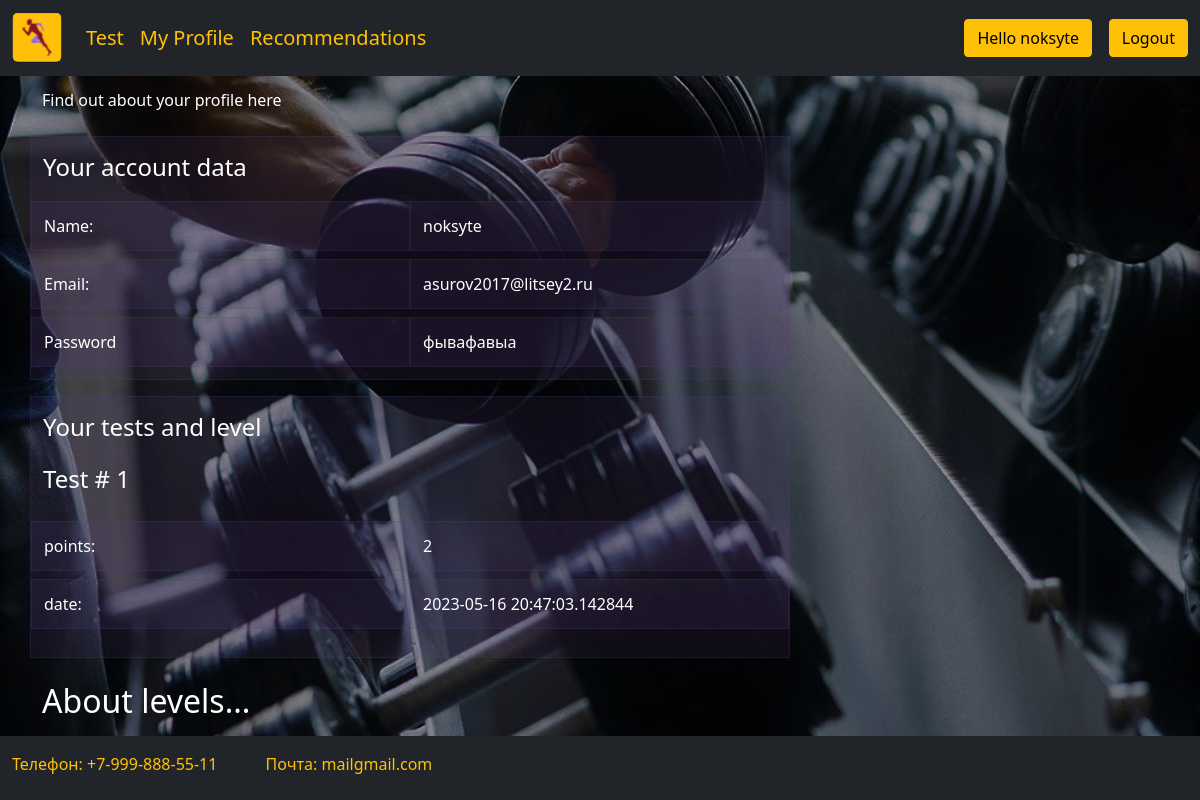
The app's page /profile (signed in) with its own data.
### tables.py (models this page shows, shortened)
class TestStats(db.Model):
    _id = db.Column("id", db.Integer, primary_key=True)
    user_id = db.Column(db.Integer)
    points = db.Column(db.Integer)
    date = db.Column(db.DateTime)
    test_number = db.Column(db.Integer)

### app.py (the view)
@app.route('/profile')
def profile():
    if request.method == "POST":
        pass
    if "name" in session:
        stats = db.session.query(TestStats).filter(TestStats.user_id == session["id"]).all()
        if stats:
            return render_template("profile.html", stats=stats, name=session["name"], email=session["email"], password=session["password"])
        else:
            return render_template("profile.html", stats='', name=session["name"], email=session["email"], password=session["password"])
    else:
        return redirect(url_for("login"))

### templates/profile.html (shortened to what this page needs)
{% extends "header_base.html" %}
{% block css_links %}
    <link href="{{ url_for('static',filename='/css/grid.css') }}" rel="stylesheet">
{% endblock %}
{% block main %}
    <div class="container">
        <p class="mt-5">Find out about your profile here</p>
        <div class="row mb-3">
            <div class="col-md-8 themed-grid-col">
                <div class="pb-3">
                    Your account data
                </div>
                <div class="row">
                    <div class="col-md-6 themed-grid-col">Name:</div>
                    <div class="col-md-6 themed-grid-col">{{ name }}</div>
                    <div class="col-md-6 themed-grid-col">Email:</div>
                    <div class="col-md-6 themed-grid-col">{{ email }}</div>
                    <div class="col-md-6 themed-grid-col">Password</div>
                    <div class="col-md-6 themed-grid-col">{{ password }}</div>
                </div>
            </div>
        </div>
        <div class="row mb-3">
            <div class="col-md-8 themed-grid-col">
                <div class="pb-3">Your tests and level</div>
                {% if stats == '' %}
                    <div class="row mb-3">Sadly, no tests passed</div>
                {% else %}
                    {% for stat in stats %}
                        <div class="row mb-3">
                            <div class="pb-3">Test # {{ stat.test_number}}</div>
                            <div class="col-md-6 themed-grid-col"> points: </div>
                            <div class="col-md-6 themed-grid-col"> {{stat.points}} </div>
                            <div class="col-md-6 themed-grid-col"> date: </div>
                            <div class="col-md-6 themed-grid-col"> {{stat.date}} </div>
                        </div>
                    {% endfor %}
                {% endif %}
                </div>
            </div>
            <h2 class="mt-4">About levels...</h2>
        </div>
{% endblock %}

### static/css/signin.css (style rules this page uses)
html, body { height: 100%; }
body { display: flex; align-items: center; padding-top: 40px; padding-bottom: 40px; background-color: #f5f5f5; }

### static/css/dbstyle.css (style rules this page uses)
.db_bg_main_color { background: #d1ccc5; }
body { display: flex; flex-direction: column; align-items: center; padding-bottom: 40px; color: #ffffff; }
.db_main_beackpic { background: url("../../static/img/main pic.jpg"); background-repeat: no-repeat; background-size: cover; }

### static/css/grid.css (style rules this page uses)
.themed-grid-col { padding-top: .75rem; padding-bottom: .75rem; background-color: rgba(86, 61, 124, .15); border: 1px solid rgba(86, 61, 124, .2); }
.pb-3 { font-size: 1.5rem; }
.row { --bs-gutter-y: 0.5rem; }

### records on screen
TestStats: test_number "1", points "2", date "2023-05-16 20:47:03.142844"

### other values on screen
{{ name }} "noksyte"
{{ email }} "asurov2017@litsey2.ru"
{{ password }} "фывафавыа"
